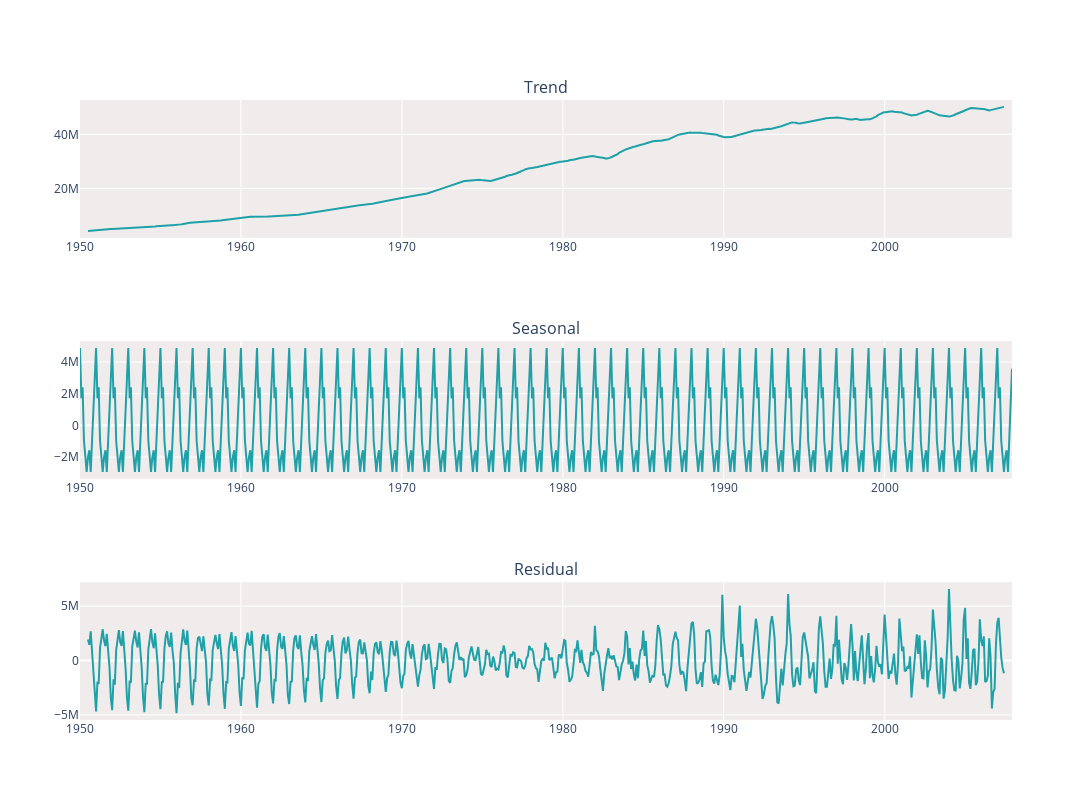

Notebook cell for this chart:
### Code cell
cols = ["Trend", "Seasonal", "Residual"]

fig = make_subplots(rows=3, cols=1, subplot_titles=cols)

for i, col in enumerate(cols):
    fig.add_trace(
        go.Scatter(x=df_add.index, y=df_add[col],line_color='#1FA1A7'),
        row=i+1,
        col=1,
    )

fig.update_layout(height=800, width=1200, showlegend=False)
fig.update_layout(plot_bgcolor='#F0ECEC')
fig.show()

### Figure 1 — Plotly figure (JSON) as saved in the notebook; plotly's stock layout.template omitted (floating-point values rounded to 4 significant figures; data arrays with more than 128 entries replaced by an {"elided": "..."} marker saying what was removed)
{"data": [{"line": {"color": "#1FA1A7"}, "type": "scatter", "x": {"elided": "696 str values"}, "xaxis": "x", "y": {"elided": "696 float values"}, "yaxis": "y"}, {"line": {"color": "#1FA1A7"}, "type": "scatter", "x": {"elided": "696 str values"}, "xaxis": "x2", "y": {"elided": "696 float values"}, "yaxis": "y2"}, {"line": {"color": "#1FA1A7"}, "type": "scatter", "x": {"elided": "696 str values"}, "xaxis": "x3", "y": {"elided": "696 float values"}, "yaxis": "y3"}], "layout": {"annotations": [{"font": {"size": 16}, "showarrow": false, "text": "Trend", "x": 0.5, "xanchor": "center", "xref": "paper", "y": 1, "yanchor": "bottom", "yref": "paper"}, {"font": {"size": 16}, "showarrow": false, "text": "Seasonal", "x": 0.5, "xanchor": "center", "xref": "paper", "y": 0.6111, "yanchor": "bottom", "yref": "paper"}, {"font": {"size": 16}, "showarrow": false, "text": "Residual", "x": 0.5, "xanchor": "center", "xref": "paper", "y": 0.2222, "yanchor": "bottom", "yref": "paper"}], "height": 800, "plot_bgcolor": "#F0ECEC", "showlegend": false, "width": 1200, "xaxis": {"anchor": "y", "domain": [0, 1]}, "xaxis2": {"anchor": "y2", "domain": [0, 1]}, "xaxis3": {"anchor": "y3", "domain": [0, 1]}, "yaxis": {"anchor": "x", "domain": [0.7778, 1]}, "yaxis2": {"anchor": "x2", "domain": [0.3889, 0.6111]}, "yaxis3": {"anchor": "x3", "domain": [0, 0.2222]}}}
